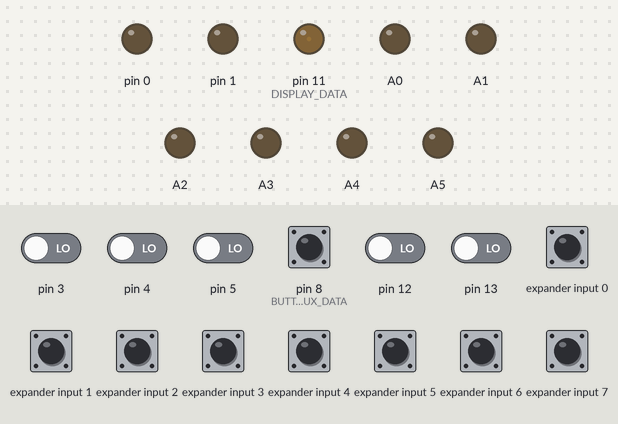
Bench run of a sketch on a simulated Arduino Uno, built with avr-gcc and run on an emulated ATmega328P. Shown: output pins drawn as LEDs (lit = HIGH). Wiring (inferred from the names in the program): input shift register (74HC165): load pin 7; clock pin 6; serial out pin 2. The test bench sets the inputs (shaded band); at power-on: expander input 0–7 HIGH, pin 3–5, pin 8 (BUTTONS_MUX_DATA), pin 12, pin 13 LOW. Pins used as bus, display or sensor lines are not drawn.

Above: at 1.2 s.
1.3 s: pin 4 driven HIGH
2.8 s: pin 8 (BUTTONS_MUX_DATA) pulled HIGH for 0.15 s
At 4.0 s:
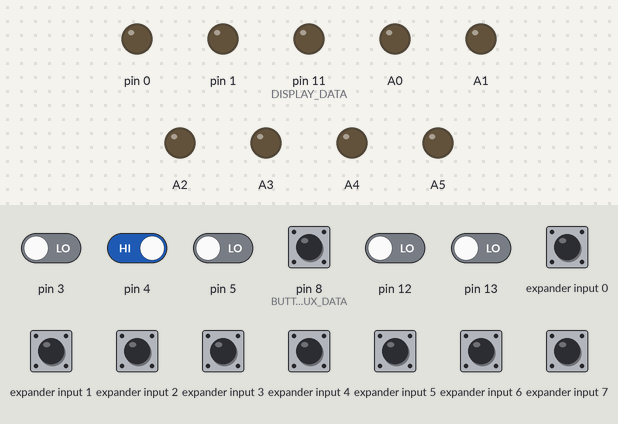
4.4 s: pin 4 driven LOW
7.4 s: pin 8 (BUTTONS_MUX_DATA) pulled HIGH for 0.15 s
At 7.65 s:
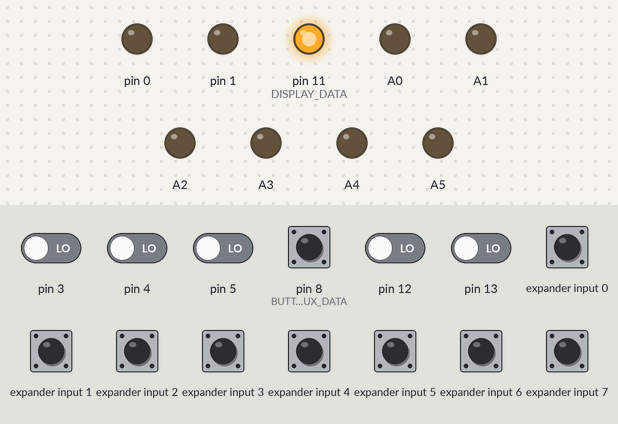
10.4 s: pin 5 driven HIGH
At 10.65 s:
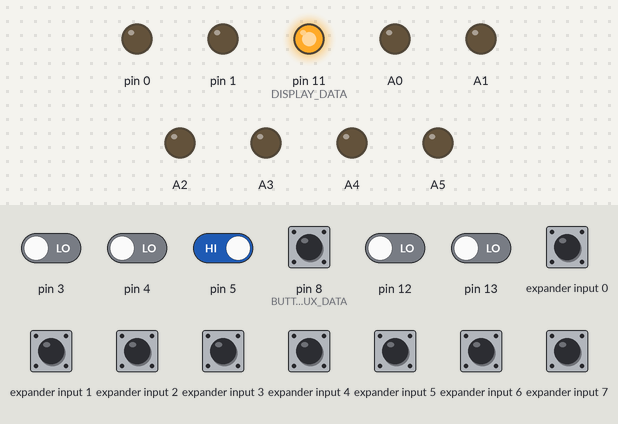
Timing chart, 0 to 13.4 s (numbered marks = the images above; inputs shaded):
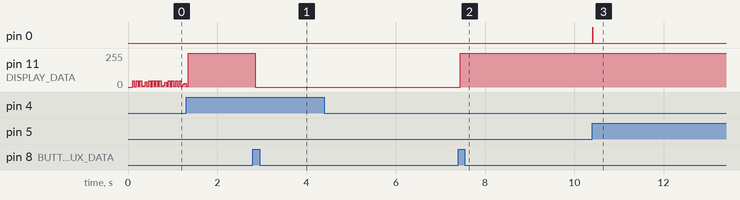

The sketch:

saki.ino
```cpp
#include <stdlib.h>
#include "Arduino.h"

typedef unsigned char uint;

uint globalStep;

#include "Controller.h"

//▄▄▄▄▄▄▄▄▄▄▄▄▄▄▄▄▄▄▄▄▄▄▄▄▄▄▄▄▄▄▄▄▄▄▄▄▄▄▄▄▄▄▄▄▄▄▄▄▄▄▄▄▄▄▄▄▄▄▄▄▄▄▄▄▄▄▄▄▄▄▄▄▄▄▄▄▄▄

Controller controller;

//▄▄▄▄▄▄▄▄▄▄▄▄▄▄▄▄▄▄▄▄▄▄▄▄▄▄▄▄▄▄▄▄▄▄▄▄▄▄▄▄▄▄▄▄▄▄▄▄▄▄▄▄▄▄▄▄▄▄▄▄▄▄▄▄▄▄▄▄▄▄▄▄▄▄▄▄▄▄
void setup() {
  globalStep = 0;
  controller.setup();
}

//▄▄▄▄▄▄▄▄▄▄▄▄▄▄▄▄▄▄▄▄▄▄▄▄▄▄▄▄▄▄▄▄▄▄▄▄▄▄▄▄▄▄▄▄▄▄▄▄▄▄▄▄▄▄▄▄▄▄▄▄▄▄▄▄▄▄▄▄▄▄▄▄▄▄▄▄▄▄
void loop() {
  controller.update();
}
```

Channel.h
```cpp
// (licence header left out)
#ifndef Channel_h
#define Channel_h

#include <stdlib.h>
#include "Arduino.h"


class Channel {

  private:

    uint pin_;
    uint length_;
    uint div_;
    uint step_;
    uint accumulator_;
    uint state_;
    bool isGate_;

    //▄▄▄▄▄▄▄▄▄▄▄▄▄▄▄▄▄▄▄▄▄▄▄▄▄▄▄▄▄▄▄▄▄▄▄▄▄▄▄▄▄▄▄▄▄▄▄▄▄▄▄▄▄▄▄▄▄▄▄▄▄▄▄▄▄▄▄▄▄▄▄▄▄▄▄▄▄▄
    inline void updateOutput_ () {
      uint value = (state_ >> (step_ % 8)) & 1;
      digitalWrite(pin_, value == 1 ? HIGH : LOW);

      #ifdef SHOW_STEP
      display = state_ ^ (1 << (step_ % 8));
      #endif // SHOW_STEP
    }

    //▄▄▄▄▄▄▄▄▄▄▄▄▄▄▄▄▄▄▄▄▄▄▄▄▄▄▄▄▄▄▄▄▄▄▄▄▄▄▄▄▄▄▄▄▄▄▄▄▄▄▄▄▄▄▄▄▄▄▄▄▄▄▄▄▄▄▄▄▄▄▄▄▄▄▄▄▄▄
    inline void resync_ () {
      step_ = (globalStep / div_) % length_;
    }

  public:

    uint display;

    //▄▄▄▄▄▄▄▄▄▄▄▄▄▄▄▄▄▄▄▄▄▄▄▄▄▄▄▄▄▄▄▄▄▄▄▄▄▄▄▄▄▄▄▄▄▄▄▄▄▄▄▄▄▄▄▄▄▄▄▄▄▄▄▄▄▄▄▄▄▄▄▄▄▄▄▄▄▄
    Channel () {
      isGate_      = false;
      length_      = 8;
      div_         = 1;
      state_       = 0;
      step_        = 0;
      accumulator_ = 0;
    }

    //▄▄▄▄▄▄▄▄▄▄▄▄▄▄▄▄▄▄▄▄▄▄▄▄▄▄▄▄▄▄▄▄▄▄▄▄▄▄▄▄▄▄▄▄▄▄▄▄▄▄▄▄▄▄▄▄▄▄▄▄▄▄▄▄▄▄▄▄▄▄▄▄▄▄▄▄▄▄
    void setup (uint pin) {
      pinMode(pin, OUTPUT);
      this->pin_ = pin;
    }

    //▄▄▄▄▄▄▄▄▄▄▄▄▄▄▄▄▄▄▄▄▄▄▄▄▄▄▄▄▄▄▄▄▄▄▄▄▄▄▄▄▄▄▄▄▄▄▄▄▄▄▄▄▄▄▄▄▄▄▄▄▄▄▄▄▄▄▄▄▄▄▄▄▄▄▄▄▄▄
    void setAsGate() {
      isGate_ = true;
    }

    //▄▄▄▄▄▄▄▄▄▄▄▄▄▄▄▄▄▄▄▄▄▄▄▄▄▄▄▄▄▄▄▄▄▄▄▄▄▄▄▄▄▄▄▄▄▄▄▄▄▄▄▄▄▄▄▄▄▄▄▄▄▄▄▄▄▄▄▄▄▄▄▄▄▄▄▄▄▄
    void tickClock () {
      accumulator_ += 1;
      if (accumulator_ >= div_) {
        accumulator_ = 0;
        step_ += 1;
        if (step_ >= length_) {
          step_ = 0;
        }
        updateOutput_();
      }
    }

    //▄▄▄▄▄▄▄▄▄▄▄▄▄▄▄▄▄▄▄▄▄▄▄▄▄▄▄▄▄▄▄▄▄▄▄▄▄▄▄▄▄▄▄▄▄▄▄▄▄▄▄▄▄▄▄▄▄▄▄▄▄▄▄▄▄▄▄▄▄▄▄▄▄▄▄▄▄▄
    void clockFallingEdge () {
      #ifdef SHOW_STEP
      display = state_;
      #endif // SHOW_STEP
      if (isGate_) return;
      digitalWrite(pin_, LOW);
    }

    //▄▄▄▄▄▄▄▄▄▄▄▄▄▄▄▄▄▄▄▄▄▄▄▄▄▄▄▄▄▄▄▄▄▄▄▄▄▄▄▄▄▄▄▄▄▄▄▄▄▄▄▄▄▄▄▄▄▄▄▄▄▄▄▄▄▄▄▄▄▄▄▄▄▄▄▄▄▄
    void resetClock () {
      step_ = 0;
      accumulator_ = 0;
      updateOutput_();
    }

    //▄▄▄▄▄▄▄▄▄▄▄▄▄▄▄▄▄▄▄▄▄▄▄▄▄▄▄▄▄▄▄▄▄▄▄▄▄▄▄▄▄▄▄▄▄▄▄▄▄▄▄▄▄▄▄▄▄▄▄▄▄▄▄▄▄▄▄▄▄▄▄▄▄▄▄▄▄▄
    uint flipStep (uint stepIndex) {
      state_ ^= 1 << stepIndex;
      return state_;
    }

    //▄▄▄▄▄▄▄▄▄▄▄▄▄▄▄▄▄▄▄▄▄▄▄▄▄▄▄▄▄▄▄▄▄▄▄▄▄▄▄▄▄▄▄▄▄▄▄▄▄▄▄▄▄▄▄▄▄▄▄▄▄▄▄▄▄▄▄▄▄▄▄▄▄▄▄▄▄▄
    uint getState () {
      return state_;
    }

    //▄▄▄▄▄▄▄▄▄▄▄▄▄▄▄▄▄▄▄▄▄▄▄▄▄▄▄▄▄▄▄▄▄▄▄▄▄▄▄▄▄▄▄▄▄▄▄▄▄▄▄▄▄▄▄▄▄▄▄▄▄▄▄▄▄▄▄▄▄▄▄▄▄▄▄▄▄▄
    void setLength (uint length) {
      this->length_ = length;
      resync_();
    }

    //▄▄▄▄▄▄▄▄▄▄▄▄▄▄▄▄▄▄▄▄▄▄▄▄▄▄▄▄▄▄▄▄▄▄▄▄▄▄▄▄▄▄▄▄▄▄▄▄▄▄▄▄▄▄▄▄▄▄▄▄▄▄▄▄▄▄▄▄▄▄▄▄▄▄▄▄▄▄
    uint getLength () {
      return length_;
    }

    //▄▄▄▄▄▄▄▄▄▄▄▄▄▄▄▄▄▄▄▄▄▄▄▄▄▄▄▄▄▄▄▄▄▄▄▄▄▄▄▄▄▄▄▄▄▄▄▄▄▄▄▄▄▄▄▄▄▄▄▄▄▄▄▄▄▄▄▄▄▄▄▄▄▄▄▄▄▄
    void setDiv (uint div) {
      this->div_ = div;
      resync_();
    }

    //▄▄▄▄▄▄▄▄▄▄▄▄▄▄▄▄▄▄▄▄▄▄▄▄▄▄▄▄▄▄▄▄▄▄▄▄▄▄▄▄▄▄▄▄▄▄▄▄▄▄▄▄▄▄▄▄▄▄▄▄▄▄▄▄▄▄▄▄▄▄▄▄▄▄▄▄▄▄
    uint getDiv () {
      return div_;
    }

    //▄▄▄▄▄▄▄▄▄▄▄▄▄▄▄▄▄▄▄▄▄▄▄▄▄▄▄▄▄▄▄▄▄▄▄▄▄▄▄▄▄▄▄▄▄▄▄▄▄▄▄▄▄▄▄▄▄▄▄▄▄▄▄▄▄▄▄▄▄▄▄▄▄▄▄▄▄▄
    uint16_t serialize () {
      // TODO
      return 0;
    }

    //▄▄▄▄▄▄▄▄▄▄▄▄▄▄▄▄▄▄▄▄▄▄▄▄▄▄▄▄▄▄▄▄▄▄▄▄▄▄▄▄▄▄▄▄▄▄▄▄▄▄▄▄▄▄▄▄▄▄▄▄▄▄▄▄▄▄▄▄▄▄▄▄▄▄▄▄▄▄
    void deserialize (uint16_t data) {
      // TODO
    }
};

#endif // Channel_h
```

CommandButtons.h
```cpp
// (licence header left out)
#ifndef CommandButtons_h
#define CommandButtons_h


#include <stdlib.h>
#include "Arduino.h"
#include "hardwareConfig.h"
#include "Debouncer.h"


class CommandButtons {
  private:
    uint processStep_;


  public:
    Debouncer chan;
    Debouncer len8;
    Debouncer len0;
    Debouncer divb;
    bool      fallingEdge;


    //▄▄▄▄▄▄▄▄▄▄▄▄▄▄▄▄▄▄▄▄▄▄▄▄▄▄▄▄▄▄▄▄▄▄▄▄▄▄▄▄▄▄▄▄▄▄▄▄▄▄▄▄▄▄▄▄▄▄▄▄▄▄▄▄▄▄▄▄▄▄▄▄▄▄▄▄▄▄
    void setup () {
      processStep_ = 0;
      fallingEdge = false;
      chan.setup(CHAN_BUTTON,  60);
      len8.setup(LEN_8_BUTTON, 60);
      len0.setup(LEN_0_BUTTON, 60);
      divb.setup(DIV_BUTTON,    60);
    }

    //▄▄▄▄▄▄▄▄▄▄▄▄▄▄▄▄▄▄▄▄▄▄▄▄▄▄▄▄▄▄▄▄▄▄▄▄▄▄▄▄▄▄▄▄▄▄▄▄▄▄▄▄▄▄▄▄▄▄▄▄▄▄▄▄▄▄▄▄▄▄▄▄▄▄▄▄▄▄
    inline void update () {
      switch (processStep_++) {
        case 0: chan.update(); fallingEdge = chan.fallingEdge; break;
        case 1: len8.update(); fallingEdge = len8.fallingEdge; break;
        case 2: len0.update(); fallingEdge = len0.fallingEdge; break;
        case 3: divb.update(); fallingEdge = divb.fallingEdge; processStep_ = 0; break;
      }
    }
};

#endif // CommandButtons_h
```

Controller.h
```cpp
// (licence header left out)
#ifndef Controller_h
#define Controller_h


#include <stdlib.h>
#include "Arduino.h"
#include "hardwareConfig.h"
#include "Interface.h"
#include "Debouncer.h"


class Controller {
  private:

    bool      resetRequested_;
    bool      ticking_;
    uint32_t  tick_;
    Debouncer clockDebounce;
    Debouncer resetDebounce;

  public:
    Interface interface;

    //▄▄▄▄▄▄▄▄▄▄▄▄▄▄▄▄▄▄▄▄▄▄▄▄▄▄▄▄▄▄▄▄▄▄▄▄▄▄▄▄▄▄▄▄▄▄▄▄▄▄▄▄▄▄▄▄▄▄▄▄▄▄▄▄▄▄▄▄▄▄▄▄▄▄▄▄▄▄
    void setup () {
      clockDebounce.setup(CLOCK_INPUT, 8);
      resetDebounce.setup(RESET_INPUT, 8);

      resetRequested_ = false;
      ticking_        = false;
      tick_           = 0;

      interface.setup();
    }

    //▄▄▄▄▄▄▄▄▄▄▄▄▄▄▄▄▄▄▄▄▄▄▄▄▄▄▄▄▄▄▄▄▄▄▄▄▄▄▄▄▄▄▄▄▄▄▄▄▄▄▄▄▄▄▄▄▄▄▄▄▄▄▄▄▄▄▄▄▄▄▄▄▄▄▄▄▄▄
    inline void update () {
      clockDebounce.update();
      resetDebounce.update();

      if (resetDebounce.risingEdge) resetRequested_ = true; // will be applied on next clock

      if (clockDebounce.risingEdge && !ticking_) {
        ticking_ = true;
        tick_    = 0;
      }

      if (ticking_) {
        ++tick_;

        // delay the clock for few cycles to wait for reset signal
        if (tick_ == 10) {
          if (resetRequested_) {
            globalStep = 0;
            interface.resetChannels();
            resetRequested_ = false;
          } else {
            if (++globalStep == 128) globalStep = 0;
            interface.clockChannels();
          }
        }

        // end of trigger pulse
        if (tick_ == 200) interface.clockFallingEdge();

        // inhibate the clock signal for few more cycles (debouncing & limit bpm)
        if (tick_ == 250) ticking_ = false;
      }

      interface.update();
    }
};

#endif // Controller_h
```

Debouncer.h
```cpp
// (licence header left out)
#ifndef Debouncer_h
#define Debouncer_h

#include <stdlib.h>
#include "Arduino.h"


class Debouncer {
  private:
    int  pin_;
    int  state_;
    int  debounceCounter_;
    bool isDebouncing_;
    uint debounceLength_;

  public:

    bool risingEdge;
    bool fallingEdge;
    bool value;

    //▄▄▄▄▄▄▄▄▄▄▄▄▄▄▄▄▄▄▄▄▄▄▄▄▄▄▄▄▄▄▄▄▄▄▄▄▄▄▄▄▄▄▄▄▄▄▄▄▄▄▄▄▄▄▄▄▄▄▄▄▄▄▄▄▄▄▄▄▄▄▄▄▄▄▄▄▄▄
    void setup(int pin, uint debounceLength) {
      pinMode(pin, INPUT);
      this->pin_            = pin;
      this->debounceLength_ = debounceLength;
      state_                = 0;
      debounceCounter_      = 0;
      isDebouncing_         = false;
      risingEdge            = false;
      fallingEdge           = false;
      value                 = false;
    }

    //▄▄▄▄▄▄▄▄▄▄▄▄▄▄▄▄▄▄▄▄▄▄▄▄▄▄▄▄▄▄▄▄▄▄▄▄▄▄▄▄▄▄▄▄▄▄▄▄▄▄▄▄▄▄▄▄▄▄▄▄▄▄▄▄▄▄▄▄▄▄▄▄▄▄▄▄▄▄
    inline void update () {
      risingEdge  = false;
      fallingEdge = false;

      int pinValue = digitalRead(pin_);

      if (state_ != pinValue) {
        state_ = pinValue;
        isDebouncing_ = true;
        debounceCounter_ = 0;
      } else if (isDebouncing_) {
        if (++debounceCounter_ >= debounceLength_) {
          isDebouncing_ = false;
          debounceCounter_ = 0;
          value = pinValue > 0;
          if (value) {
            risingEdge  = true;
          } else {
            fallingEdge = true;
          }
        }
      }
    }
};

#endif // Debouncer_h
```

Display.h
```cpp
// (licence header left out)
#ifndef Display_h
#define Display_h

#include <stdlib.h>
#include "Arduino.h"
#include "hardwareConfig.h"

class Display {
  private:
    uint processStep_;
    uint currentState_;
    uint nextState_;
    uint writingState_;
    uint processingState_;
    bool clean_;

  public:

    //▄▄▄▄▄▄▄▄▄▄▄▄▄▄▄▄▄▄▄▄▄▄▄▄▄▄▄▄▄▄▄▄▄▄▄▄▄▄▄▄▄▄▄▄▄▄▄▄▄▄▄▄▄▄▄▄▄▄▄▄▄▄▄▄▄▄▄▄▄▄▄▄▄▄▄▄▄▄
    void setup() {
      pinMode(DISPLAY_LATCH, OUTPUT);
      pinMode(DISPLAY_CLOCK, OUTPUT);
      pinMode(DISPLAY_DATA,  OUTPUT);
      processStep_  = 0;
      currentState_ = 0;
      nextState_    = 0;
      clean_        = false;
    }

    //▄▄▄▄▄▄▄▄▄▄▄▄▄▄▄▄▄▄▄▄▄▄▄▄▄▄▄▄▄▄▄▄▄▄▄▄▄▄▄▄▄▄▄▄▄▄▄▄▄▄▄▄▄▄▄▄▄▄▄▄▄▄▄▄▄▄▄▄▄▄▄▄▄▄▄▄▄▄
    void writeLED (uint value) {
      if (value == currentState_) {
        clean_ = true;
        return;
      }
      nextState_ = value;
      clean_ = false;
    }

    //▄▄▄▄▄▄▄▄▄▄▄▄▄▄▄▄▄▄▄▄▄▄▄▄▄▄▄▄▄▄▄▄▄▄▄▄▄▄▄▄▄▄▄▄▄▄▄▄▄▄▄▄▄▄▄▄▄▄▄▄▄▄▄▄▄▄▄▄▄▄▄▄▄▄▄▄▄▄
    void displayValue (int value) {
      if (value < 0 || value > 7) {
        writeLED(0);
      } else {
        writeLED(1 << value);
      }
    }

    //▄▄▄▄▄▄▄▄▄▄▄▄▄▄▄▄▄▄▄▄▄▄▄▄▄▄▄▄▄▄▄▄▄▄▄▄▄▄▄▄▄▄▄▄▄▄▄▄▄▄▄▄▄▄▄▄▄▄▄▄▄▄▄▄▄▄▄▄▄▄▄▄▄▄▄▄▄▄
    inline void update () {
      if (clean_) return;

      switch (processStep_++) {
        case 0:
          digitalWrite(DISPLAY_LATCH, LOW);
          processingState_ = writingState_ = nextState_;
          break;

        case 1:
        case 4:
        case 7:
        case 10:
        case 13:
        case 16:
        case 19:
        case 22:
          digitalWrite(DISPLAY_DATA, (processingState_ & 128) != 0);
          break;

        case 2:
        case 5:
        case 8:
        case 11:
        case 14:
        case 17:
        case 20:
        case 23:
          digitalWrite(DISPLAY_CLOCK, HIGH);
          processingState_ <<= 1;
          break;

        case 3:
        case 6:
        case 9:
        case 12:
        case 15:
        case 18:
        case 21:
        case 24:
          digitalWrite(DISPLAY_CLOCK, LOW);
          break;

        // end
        case 25:
          digitalWrite(DISPLAY_LATCH, HIGH);
          currentState_ = writingState_;
          processStep_ = 0;
          clean_ = nextState_ == currentState_;
          break;
      }
    }
};

#endif // Display_h
```

Interface.h
```cpp
// (licence header left out)
#ifndef Interface_h
#define Interface_h


#include <stdlib.h>
#include "Arduino.h"
#include "hardwareConfig.h"
#include "Display.h"
#include "MuxButtons.h"
#include "CommandButtons.h"
#include "Channel.h"

#ifdef SHOW_STEP
  #define FALLING_EDGE_CHANNEL 8
#else
  #define FALLING_EDGE_CHANNEL 4
#endif // SHOW_STEP

enum Mode {
  PATTERN_EDITION,
  CHANNEL_SELECTION,
  LENGTH_0_SELECTION,
  LENGTH_8_SELECTION,
  DIV_SELECTION
};


class Interface {
  private:
    uint currentChannel_;
    Mode mode_;


  public:

    MuxButtons     muxButtons;
    CommandButtons commandButtons;
    Display        display;
    Channel        channels[8];

    //▄▄▄▄▄▄▄▄▄▄▄▄▄▄▄▄▄▄▄▄▄▄▄▄▄▄▄▄▄▄▄▄▄▄▄▄▄▄▄▄▄▄▄▄▄▄▄▄▄▄▄▄▄▄▄▄▄▄▄▄▄▄▄▄▄▄▄▄▄▄▄▄▄▄▄▄▄▄
    void setup() {
      channels[0].setup(CHANNEL_0);
      channels[1].setup(CHANNEL_1);
      channels[2].setup(CHANNEL_2);
      channels[3].setup(CHANNEL_3);
      channels[4].setup(CHANNEL_4);
      channels[5].setup(CHANNEL_5);
      channels[6].setup(CHANNEL_6);
      channels[7].setup(CHANNEL_7);

      channels[4].setAsGate();
      channels[5].setAsGate();
      channels[6].setAsGate();
      channels[7].setAsGate();

      commandButtons.setup();
      muxButtons.setup();
      display.setup();

      currentChannel_ = 0;
      mode_ = PATTERN_EDITION;
    }

    //▄▄▄▄▄▄▄▄▄▄▄▄▄▄▄▄▄▄▄▄▄▄▄▄▄▄▄▄▄▄▄▄▄▄▄▄▄▄▄▄▄▄▄▄▄▄▄▄▄▄▄▄▄▄▄▄▄▄▄▄▄▄▄▄▄▄▄▄▄▄▄▄▄▄▄▄▄▄
    void clockChannels () {
      for (int i = 0; i < 8; ++i) {
        channels[i].tickClock();
      }

      #ifdef SHOW_STEP
      if (mode_ == PATTERN_EDITION) {
        display.writeLED(channels[currentChannel_].display);
      }
      #endif // SHOW_STEP
    }

    //▄▄▄▄▄▄▄▄▄▄▄▄▄▄▄▄▄▄▄▄▄▄▄▄▄▄▄▄▄▄▄▄▄▄▄▄▄▄▄▄▄▄▄▄▄▄▄▄▄▄▄▄▄▄▄▄▄▄▄▄▄▄▄▄▄▄▄▄▄▄▄▄▄▄▄▄▄▄
    void resetChannels () {
      for (int i = 0; i < 8; ++i) {
        channels[i].resetClock();
      }
    }

    //▄▄▄▄▄▄▄▄▄▄▄▄▄▄▄▄▄▄▄▄▄▄▄▄▄▄▄▄▄▄▄▄▄▄▄▄▄▄▄▄▄▄▄▄▄▄▄▄▄▄▄▄▄▄▄▄▄▄▄▄▄▄▄▄▄▄▄▄▄▄▄▄▄▄▄▄▄▄
    void clockFallingEdge () {
      for (int i = 0; i < FALLING_EDGE_CHANNEL; ++i) {
        channels[i].clockFallingEdge();
      }

      #ifdef SHOW_STEP
      if (mode_ == PATTERN_EDITION) {
        display.writeLED(channels[currentChannel_].getState());
      }
      #endif // SHOW_STEP
    }

    //▄▄▄▄▄▄▄▄▄▄▄▄▄▄▄▄▄▄▄▄▄▄▄▄▄▄▄▄▄▄▄▄▄▄▄▄▄▄▄▄▄▄▄▄▄▄▄▄▄▄▄▄▄▄▄▄▄▄▄▄▄▄▄▄▄▄▄▄▄▄▄▄▄▄▄▄▄▄
    inline void update () {
      commandButtons.update();
      muxButtons.update();
      display.update();

      if (commandButtons.len8.risingEdge) {
        mode_ = LENGTH_8_SELECTION;
        display.displayValue(channels[currentChannel_].getLength() - 9);
      }

      if (commandButtons.len0.risingEdge) {
        mode_ = LENGTH_0_SELECTION;
        display.displayValue(channels[currentChannel_].getLength() - 1);
      }

      if (commandButtons.divb.risingEdge) {
        mode_ = DIV_SELECTION;
        display.displayValue(channels[currentChannel_].getDiv() - 1);
      }

      if (commandButtons.chan.risingEdge) {
        mode_ = CHANNEL_SELECTION;
        display.displayValue(currentChannel_);
      }

      if (commandButtons.fallingEdge) {
        mode_ = PATTERN_EDITION;
        display.writeLED(channels[currentChannel_].getState());
      }

      if (!muxButtons.pressed) return;

      switch (mode_) {
        case PATTERN_EDITION:
          display.writeLED(channels[currentChannel_].flipStep(muxButtons.buttonId));
          break;

        case CHANNEL_SELECTION:
          currentChannel_ = muxButtons.buttonId;
          display.writeLED(1 << currentChannel_);
          break;

        case LENGTH_0_SELECTION:
          channels[currentChannel_].setLength(muxButtons.buttonId + 1);
          display.writeLED(1 << muxButtons.buttonId);
          break;

        case LENGTH_8_SELECTION:
          channels[currentChannel_].setLength(muxButtons.buttonId + 9);
          display.writeLED(1 << muxButtons.buttonId);
          break;

        case DIV_SELECTION:
          channels[currentChannel_].setDiv(muxButtons.buttonId + 1);
          display.writeLED(1 << muxButtons.buttonId);
          break;
      }
    }
};

#endif // Interface_h
```

MuxButtons.h
```cpp
// (licence header left out)
#ifndef MuxButtons_h
#define MuxButtons_h

#include <stdlib.h>
#include "Arduino.h"
#include "hardwareConfig.h"


#define DEBOUNCE_LENGTH 6

class MuxButtons {
  private:
    int   pinStates_[8];       // state values of all 8 button pins
    int   debounceCounter_[8]; // debounce counter values of all 8 pins
    bool  isDebouncing_[8];    // pins currently in debounce mode
    uint  processStep_;

    //▄▄▄▄▄▄▄▄▄▄▄▄▄▄▄▄▄▄▄▄▄▄▄▄▄▄▄▄▄▄▄▄▄▄▄▄▄▄▄▄▄▄▄▄▄▄▄▄▄▄▄▄▄▄▄▄▄▄▄▄▄▄▄▄▄▄▄▄▄▄▄▄▄▄▄▄▄▄
    inline void debounceValue_ (int i, int value) {
      if (pinStates_[i] != value) {
        pinStates_[i] = value;
        isDebouncing_[i] = !isDebouncing_[i];
        debounceCounter_[i] = 0;
      } else if (isDebouncing_[i]) {
        if (debounceCounter_[i]++ == DEBOUNCE_LENGTH) {
          isDebouncing_[i] = false;
          if (value) {
            pressed  = true;
            buttonId = i;
          }
        }
      }
    }

  public:
    bool pressed  = false; // raising edge
    uint buttonId = 0;     // last button pressed

    //▄▄▄▄▄▄▄▄▄▄▄▄▄▄▄▄▄▄▄▄▄▄▄▄▄▄▄▄▄▄▄▄▄▄▄▄▄▄▄▄▄▄▄▄▄▄▄▄▄▄▄▄▄▄▄▄▄▄▄▄▄▄▄▄▄▄▄▄▄▄▄▄▄▄▄▄▄▄
    void setup() {
      pinMode(BUTTONS_MUX_LOAD,  OUTPUT);
      pinMode(BUTTONS_MUX_CLOCK, OUTPUT);
      pinMode(BUTTONS_MUX_DATA,  INPUT);
      processStep_ = 0;
    }

    //▄▄▄▄▄▄▄▄▄▄▄▄▄▄▄▄▄▄▄▄▄▄▄▄▄▄▄▄▄▄▄▄▄▄▄▄▄▄▄▄▄▄▄▄▄▄▄▄▄▄▄▄▄▄▄▄▄▄▄▄▄▄▄▄▄▄▄▄▄▄▄▄▄▄▄▄▄▄
    inline void update () {
      pressed = false;
      switch (processStep_++) {
        case 0:  digitalWrite(BUTTONS_MUX_LOAD, LOW); break;
        case 1:  digitalWrite(BUTTONS_MUX_LOAD, HIGH); break;

        case 2:  debounceValue_(7, digitalRead(BUTTONS_MUX_DATA)); break;
        case 5:  debounceValue_(6, digitalRead(BUTTONS_MUX_DATA)); break;
        case 8:  debounceValue_(5, digitalRead(BUTTONS_MUX_DATA)); break;
        case 11: debounceValue_(4, digitalRead(BUTTONS_MUX_DATA)); break;
        case 14: debounceValue_(3, digitalRead(BUTTONS_MUX_DATA)); break;
        case 17: debounceValue_(2, digitalRead(BUTTONS_MUX_DATA)); break;
        case 20: debounceValue_(1, digitalRead(BUTTONS_MUX_DATA)); break;
        case 23: debounceValue_(0, digitalRead(BUTTONS_MUX_DATA)); break;

        case 3:
        case 6:
        case 9:
        case 12:
        case 15:
        case 18:
        case 21:
        case 24: digitalWrite(BUTTONS_MUX_CLOCK, HIGH); break;

        case 4:
        case 7:
        case 10:
        case 13:
        case 16:
        case 19:
        case 22: digitalWrite(BUTTONS_MUX_CLOCK, LOW); break;
        case 25: digitalWrite(BUTTONS_MUX_CLOCK, LOW); processStep_ = 0; break;
      }
    }
};

#endif // MuxButtons_h
```

hardwareConfig.h
```cpp
#ifndef hardwareConfig_h
#define hardwareConfig_h

#define SHOW_STEP

#define LEN_8_BUTTON 12
#define LEN_0_BUTTON 13
#define DIV_BUTTON   4
#define CHAN_BUTTON  5

#define CLOCK_INPUT 2
#define RESET_INPUT 3

#define BUTTONS_MUX_CLOCK 6
#define BUTTONS_MUX_LOAD  7
#define BUTTONS_MUX_DATA  8

#define DISPLAY_CLOCK 9
#define DISPLAY_LATCH 10
#define DISPLAY_DATA  11

#define CHANNEL_0 0
#define CHANNEL_1 1
#define CHANNEL_2 A0
#define CHANNEL_3 A1
#define CHANNEL_4 A2
#define CHANNEL_5 A3
#define CHANNEL_6 A4
#define CHANNEL_7 A5


#endif // hardwareConfig_h
```

Measured:
- after the input at 2.8 s, pin 11 (DISPLAY_DATA): 255/255 → 0/255 after 0.05 s
- after the input at 7.4 s, pin 11 (DISPLAY_DATA): 0/255 → 255/255 after 0.05 s
- after the input at 10.4 s, pin 0: LOW → HIGH at once, → LOW 0.01 s later
